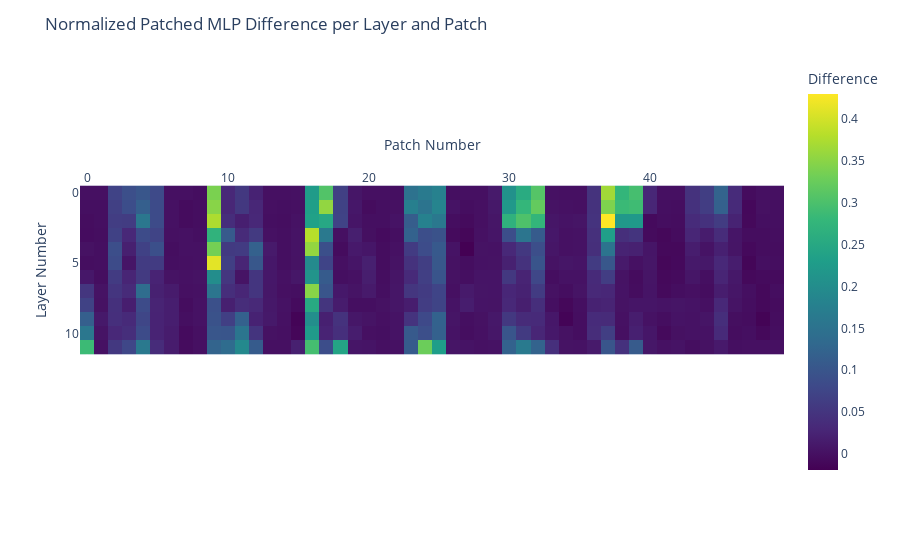

Notebook cell for this chart:
### Code cell
import plotly.express as px
import numpy as np

# Assuming patched_mlp_diff is a 2D numpy array with shape (n_layers, n_patches)
# For demonstration, let's create a dummy 2D array if not already defined
# This should be replaced with: patched_mlp_diff.detach().numpy() if you have the tensor
n_layers = 12  # Example number of layers
n_patches = 50  # Example number of patches

# Create a text label array to display layer and patch numbers
text_labels = np.array([['Layer: {}, Patch: {}'.format(i, j) for j in range(n_patches)] for i in range(n_layers)])

fig = px.imshow(
patched_residual_stream,
labels=dict(x="Patch Number", y="Layer Number", color="Difference"),
    x=np.arange(n_patches),
    y=np.arange(n_layers),
    text_auto=False,
    color_continuous_scale='viridis'  # or any other color scale
)

# Update traces to show custom text (layer and patch numbers)
for i in range(len(fig.data)):
    fig.data[i].text = text_labels
    fig.data[i].hovertemplate = 'Layer: %{y}<br>Patch: %{x}<br>Difference: %{z}<extra></extra>'

fig.update_layout(
    title="Normalized Patched Residual Difference per Layer and Patch",
    xaxis_title="Patch Number",
    yaxis_title="Layer Number"
)

fig.update_xaxes(side="top")  # Move the x-axis to the top

# Save the plot as HTML file
file_path = "/home/mila/s/sonia.joseph/prisma-development/html/activation_patching_residual.html"
fig.write_html(file_path)

file_path

fig.show()

### Figure 1 — Plotly figure (JSON) as saved in the notebook; plotly's stock layout.template omitted (floating-point values rounded to 4 significant figures; data arrays with more than 128 entries replaced by an {"elided": "..."} marker saying what was removed)
{"data": [{"coloraxis": "coloraxis", "hovertemplate": "Layer: %{y}<br>Patch: %{x}<br>Difference: %{z}<extra></extra>", "name": "0", "text": {"elided": "12x50 str values"}, "type": "heatmap", "x": [0, 1, 2, 3, 4, 5, 6, 7, 8, 9, 10, 11, 12, 13, 14, 15, 16, 17, 18, 19, 20, 21, 22, 23, 24, 25, 26, 27, 28, 29, 30, 31, 32, 33, 34, 35, 36, 37, 38, 39, 40, 41, 42, 43, 44, 45, 46, 47, 48, 49], "xaxis": "x", "y": [0, 1, 2, 3, 4, 5, 6, 7, 8, 9, 10, 11], "yaxis": "y", "z": {"elided": "12x50 float values"}}], "layout": {"coloraxis": {"colorbar": {"title": {"text": "Difference"}}, "colorscale": [[0, "#440154"], [0.1111, "#482878"], [0.2222, "#3e4989"], [0.3333, "#31688e"], [0.4444, "#26828e"], [0.5556, "#1f9e89"], [0.6667, "#35b779"], [0.7778, "#6ece58"], [0.8889, "#b5de2b"], [1, "#fde725"]]}, "margin": {"t": 60}, "title": {"text": "Normalized Patched MLP Difference per Layer and Patch"}, "xaxis": {"anchor": "y", "constrain": "domain", "domain": [0, 1], "scaleanchor": "y", "side": "top", "title": {"text": "Patch Number"}}, "yaxis": {"anchor": "x", "autorange": "reversed", "constrain": "domain", "domain": [0, 1], "title": {"text": "Layer Number"}}}}
